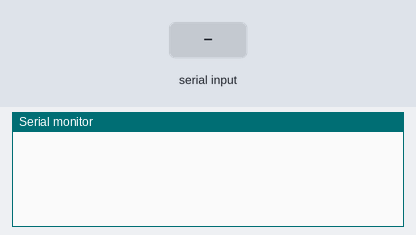
Bench run of a sketch on a simulated Arduino Uno, built with avr-gcc and run on an emulated ATmega328P. Parts: the last lines printed to the serial monitor. Inputs (shaded band) come from the test bench.

Above: at 1.2 s.
1.3 s: "90,45\n" received over Serial
At 1.8 s:
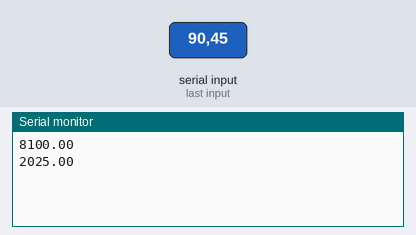
2.8 s: "30,150\n" received over Serial
At 4.6 s:
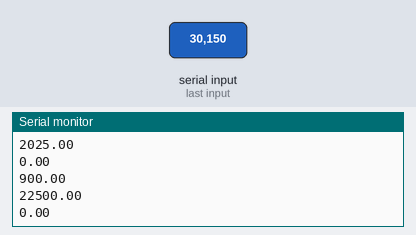
Timing chart, 0 to 6.1 s (numbered marks = the images above; inputs shaded):
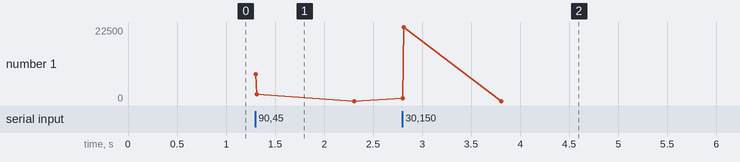

Measured:
- after the input at 1.3 s, the serial monitor: prints a new line at once (image 1)
- after the input at 2.8 s, the serial monitor: prints a new line at once (image 2)

The sketch:

Exercice_2.ino
```cpp
void setup(){
    Serial.begin(9600);
}

void loop(){
    float nombre;
    if (Serial.available()){
        nombre = Serial.parseInt ();
        nombre = sq(nombre);
        Serial.println(nombre);
    }
}
```
